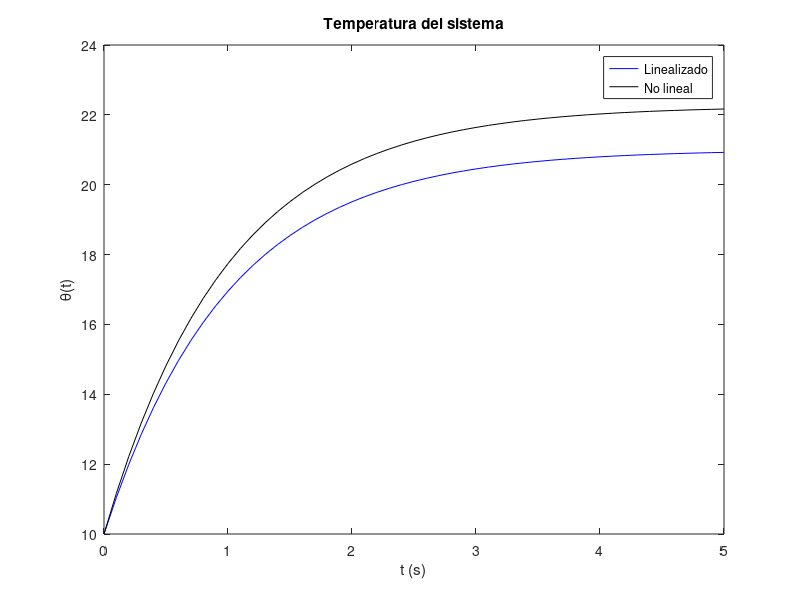

This chart was generated by the following MATLAB code:
% Modelos y Simulación
% Tema: comparación lineal vs no-lineal
% Autor: Gianfranco Salomone
 
clc;
clear all;
clf;
 
% Inicialización de variables:
R = 1;
C = 1;
r = 1;

% Valores iniciales:
theta_0 = 10;
theta_amb_0 = 20;
e_0 = 1;
e_t = 1.5;  % si e_t es aprox igual a e_0, el modelo linealizado es válido

% -------------------------------- Modelo linealizado --------------------------------
AA = [-1/(R*C)];
BB = [1/(R*C) 2*e_0/(C*r) -e_0^2/(r*C) ];
CC = [1];
DD = 0;

sys = ss(AA, BB, CC, DD);

% Respuesta al escalón
% step(sys);
% Respuesta a CI
% initial(sys, [theta_0]);

t  = 0:0.1:5;
u1 = theta_amb_0 * ones(size(t));        % temperatura ambiente
u2 = e_0     * ones(size(t));            % tensión
u3 = ones(size(t));                      % constante
U  = [u1; u2; u3]';                      % size: length(t)×3

x0 = [theta_0];
y = lsim(sys, U, t, x0);
plot(t, y, 'b-', 'LineWidth', 0.5);
xlabel('t (s)'); ylabel('\theta(t)');
title('Temperatura del sistema');


% -------------------------------- Modelo no-lineal --------------------------------
AA_nl = [-1/(R*C)];
BB_nl = [1/(R*C) 1/(C*r)];
CC_nl = [1];
DD_nl = 0;

sys_nl = ss(AA_nl, BB_nl, CC_nl, DD_nl);

% t  = 0:0.1:5;  Lo definimos en la sección anterior
% u1 = theta_amb_0 * ones(size(t));  Lo definimos en la sección anterior
u2_nl = e_t^2     * ones(size(t));          % tensión
U_nl  = [u1; u2_nl]';                          % size: length(t)×2

% x0 = [theta_0];  Lo definimos en la sección anterior
y_nl = lsim(sys_nl, U_nl, t, x0);
hold on;
plot(t, y_nl, 'k-', 'LineWidth', 0.5);
hold off;

legend('Linealizado','No lineal','Location','Best');
